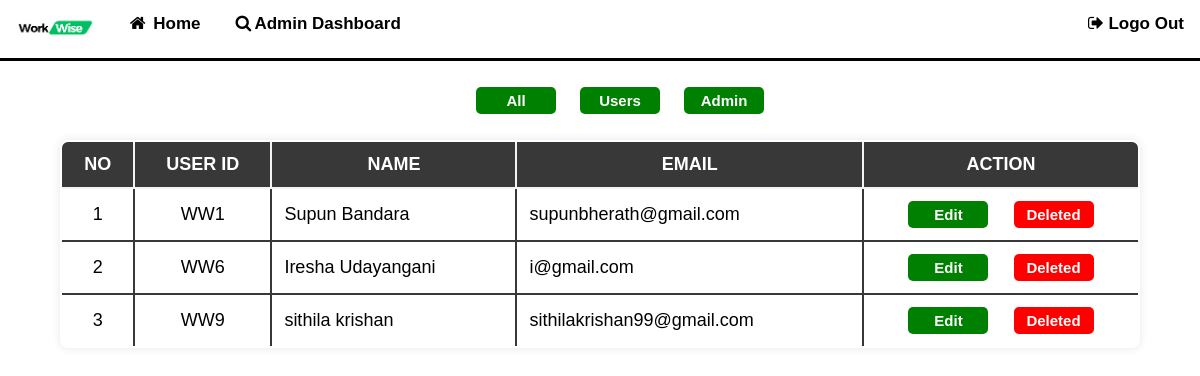
The page /PHP/admin/user_list.php on the database its author committed.
### tables this page shows
CREATE TABLE `users` (
  `userid` int(11) NOT NULL,
  `fName` varchar(11) NOT NULL,
  `lName` varchar(11) NOT NULL,
  `email` varchar(64) NOT NULL,
  `password` varchar(128) NOT NULL,
  `question` varchar(32) NOT NULL,
  `answer` varchar(64) NOT NULL,
  `favourite_field` varchar(10) NOT NULL,
  `role` varchar(10) NOT NULL DEFAULT 'user',
  `image` varchar(50) NOT NULL DEFAULT 'user.jpg'
);

### PHP/admin/user_list.php (the view, shortened to what this page needs)
<?php include("../conn.php"); ?>
<!DOCTYPE html>
<html lang="en">
<head>
    <link rel="stylesheet" href="../../CSS/user_list.css">
</head>
<?php include_once 'admin_navbar.php'; ?>
<body>
    <form action="user_list.php" method="get">
        <ul class="btn">
            <li><button type="submit" name="all" value="all">All</button></li>
            <li><button type="submit" name="user" value="user">Users</button></li>
            <li><button type="submit" name="admin" value="admin">Admin</button></li>
        </ul>
    </form>
    <table>
        <thead>
            <th>No</th>
            <th>User ID</th>
            <th>Name</th>
            <th>Email</th>
            <th>Action</th>
        </thead>
        <?php
        if (isset($_GET['admin'])) {
            $admin = 'admin';
            $sql = "SELECT * FROM users WHERE role = '$admin';";
        } elseif (isset($_GET['user'])) {
            $user = 'user';
            $sql = "SELECT * FROM users WHERE role = '$user';";
        } else {
            $sql = "SELECT * FROM `users`";
        }
        $result = mysqli_query($conn, $sql);
        if ($result) {
            $count = 1;
            while ($row = mysqli_fetch_assoc($result)) {
        ?>
                <tbody>
                    <tr>
                        <td id="idNumber">
                            <?php echo $count; ?>
                        </td>
                        <td id="idNumber">WW<?php echo $row['userid']; ?></td>
                        <td>
                            <?php echo $row['fName'] . ' ' . $row['lName']; ?>
                        </td>
                        <td>
                            <?php echo $row['email']; ?>
                        </td>
                        <td id="btntd">
                            <form action="renter_password.php" method="GET">
                                <button type="submit" name="edit" value="edit">Edit</button>
                                <button id="delbtn" type="submit" name="delete" value="delete">Deleted</button>
                            </form>
                        </td>
                    </tr>
            <?php $count++;
            }
        }
            ?>
                </tbody>
    </table>
</body>
</html>

### CSS/user_list.css (style rules this page uses)
body { margin: 0; padding: 0; }
table { border-collapse: collapse; width: 90%; margin: auto; border: 2px solid #393838; border-radius: 8px; overflow: hidden; box-shadow: 0 0 10px rgba(0, 0, 0, 0.1); font-family: 'Arial', sans-serif; }
th, td { text-align: left; padding: 12px; border: 2px solid #393838; font-size: large; }
thead { background-color: #393838; color: #fff; font-size: 18px; font-weight: bold; text-transform: uppercase; }
thead th { text-align: center; border: 2px solid #f6f2f2; }
#idNumber { text-align: center; }
tbody { background-color: #fff; }
.btn { text-align: center; display: block; }
.btn li { display: inline-block; margin: 10px; }
.btn li button { padding: 5px; width: 80px; background-color: green; color: white; border: none; border-radius: 5px; cursor: pointer; font-weight: bold; font-size: 15px; transition: 0.5s; outline: none; }
td button { padding: 5px; margin: 0 10px ; width: 80px; background-color: green; color: white; border: none; border-radius: 5px; cursor: pointer; font-weight: bold; font-size: 15px; transition: 0.5s; outline: none; }
#delbtn { background-color: red; }
#btntd { text-align: center; width: 250px; }

### rows shown on the page
users: userid "1", fName "Supun", lName "Bandara", email "supunbherath@gmail.com"
users: userid "6", fName "Iresha", lName "Udayangani", email "i@gmail.com"
users: userid "9", fName "sithila", lName "krishan", email "sithilakrishan99@gmail.com"
